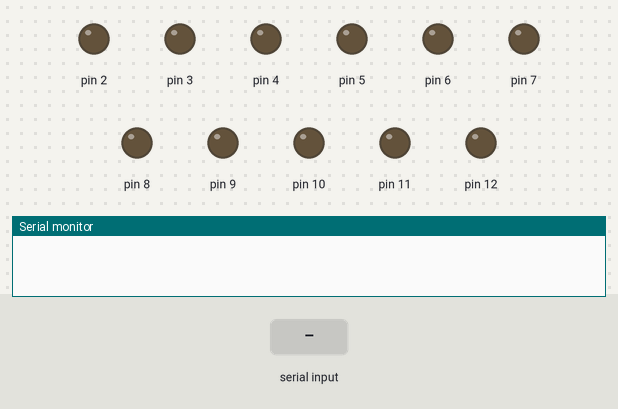
Recording of a sketch running on a simulated Arduino Uno, built with avr-gcc and run on an emulated ATmega328P. On the bench: output pins drawn as LEDs (lit = HIGH), the last lines printed to the serial monitor. The test bench sets the inputs (shaded band).

Above: at 1.2 s.
1.3 s: "2\n" received over Serial
At 2.4 s:
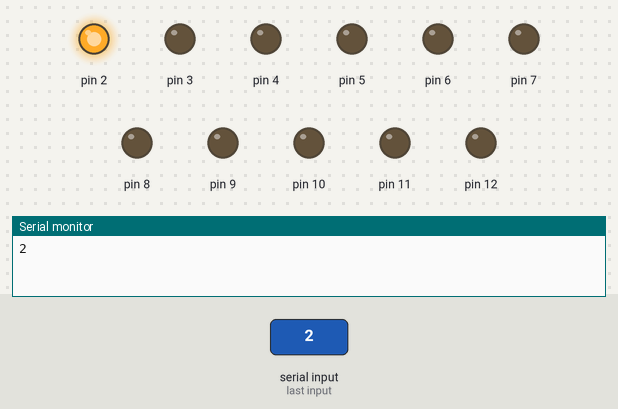
2.8 s: "3\n" received over Serial
At 3.6 s:
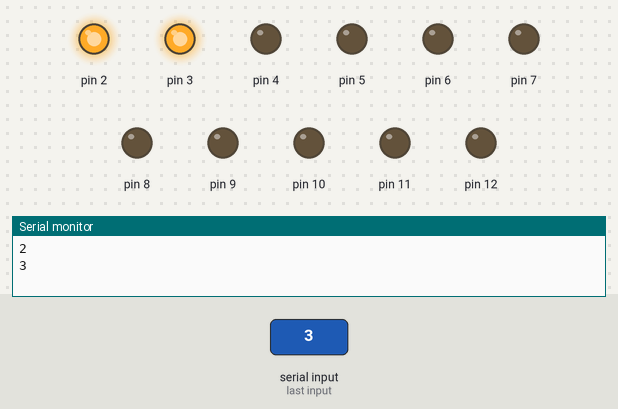
4.3 s: "4\n" received over Serial
At 4.7 s:
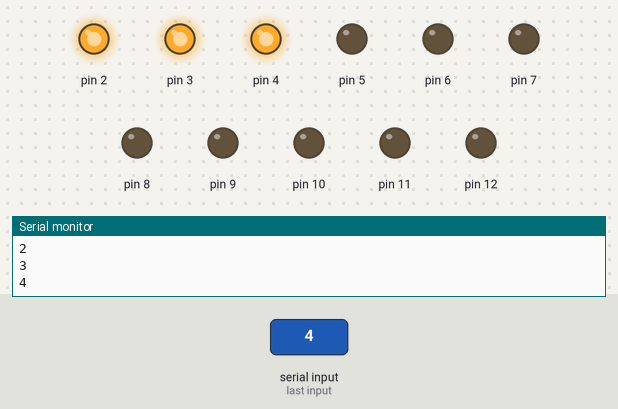
5.8 s: "5\n" received over Serial
At 7.0 s:
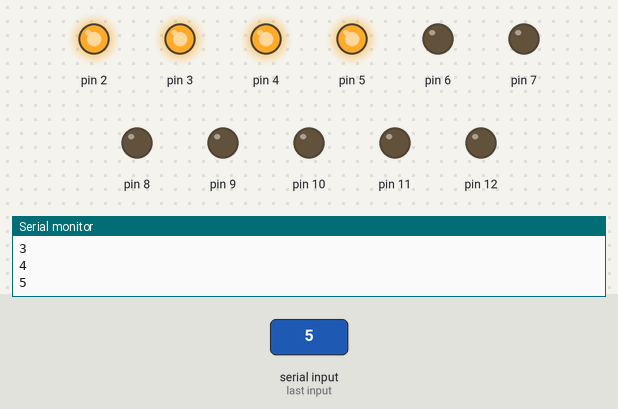
7.3 s: "6\n" received over Serial
At 8.2 s:
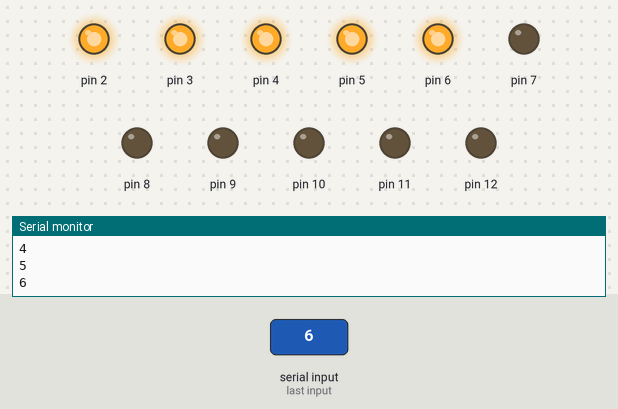
8.8 s: "2\n" received over Serial
At 9.3 s:
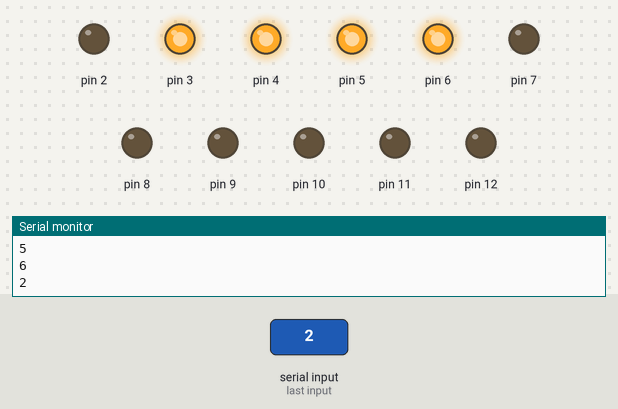
Timing chart, 0 to 11.3 s (numbered marks = the images above; inputs shaded):
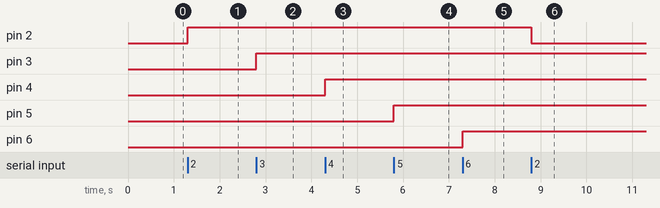

Measured:
- after the input at 1.3 s, pin 2: LOW → HIGH at once
- after the input at 2.8 s, pin 3: LOW → HIGH at once
- after the input at 4.3 s, pin 4: LOW → HIGH at once
- after the input at 5.8 s, pin 5: LOW → HIGH at once
- after the input at 7.3 s, pin 6: LOW → HIGH at once
- after the input at 8.8 s, pin 2: HIGH → LOW at once

The sketch:

logic_door.ino
```cpp
void setup() {
  Serial.begin(9600);
  pinMode(2,OUTPUT);
  pinMode(3,OUTPUT);
  pinMode(4,OUTPUT);
  pinMode(5,OUTPUT);
  pinMode(6,OUTPUT);
  pinMode(7,OUTPUT);
  pinMode(8,OUTPUT);
  pinMode(9,OUTPUT);
  pinMode(10,OUTPUT);
  pinMode(11,OUTPUT);
  pinMode(12,OUTPUT);
}
bool pin2 = LOW;
bool pin3 = LOW;
bool pin4 = LOW;
bool pin5 = LOW;
bool pin6 = LOW;
bool pin7 = LOW;
bool pin8 = LOW;
bool pin9 = LOW;
bool pin10 = LOW;
bool pin11 = LOW;
bool pin12 = LOW;

void loop() {
  int num = Serial.parseInt();
  if (num != 0){
    Serial.println(num);
    }
  switch (num){
    case 2:if (pin2){digitalWrite(2,LOW);pin2=LOW;}else{digitalWrite(2,HIGH);pin2=HIGH;}break;
    case 3:if (pin3){digitalWrite(3,LOW);pin3=LOW;}else{digitalWrite(3,HIGH);pin3=HIGH;}break;
    case 4:if (pin4){digitalWrite(4,LOW);pin4=LOW;}else{digitalWrite(4,HIGH);pin4=HIGH;}break;
    case 5:if (pin5){digitalWrite(5,LOW);pin5=LOW;}else{digitalWrite(5,HIGH);pin5=HIGH;}break;
    case 6:if (pin6){digitalWrite(6,LOW);pin6=LOW;}else{digitalWrite(6,HIGH);pin6=HIGH;}break;
    case 7:if (pin7){digitalWrite(7,LOW);pin7=LOW;}else{digitalWrite(7,HIGH);pin7=HIGH;}break;
    case 8:if (pin8){digitalWrite(8,LOW);pin8=LOW;}else{digitalWrite(8,HIGH);pin8=HIGH;}break;
    case 9:if (pin9){digitalWrite(9,LOW);pin9=LOW;}else{digitalWrite(9,HIGH);pin9=HIGH;}break;
    case 10:if (pin10){digitalWrite(10,LOW);pin10=LOW;}else{digitalWrite(10,HIGH);pin10=HIGH;}break;
    case 11:if (pin11){digitalWrite(11,LOW);pin11=LOW;}else{digitalWrite(11,HIGH);pin11=HIGH;}break;
    case 12:if (pin12){digitalWrite(12,LOW);pin12=LOW;}else{digitalWrite(12,HIGH);pin12=HIGH;}break;
  }
}
```
